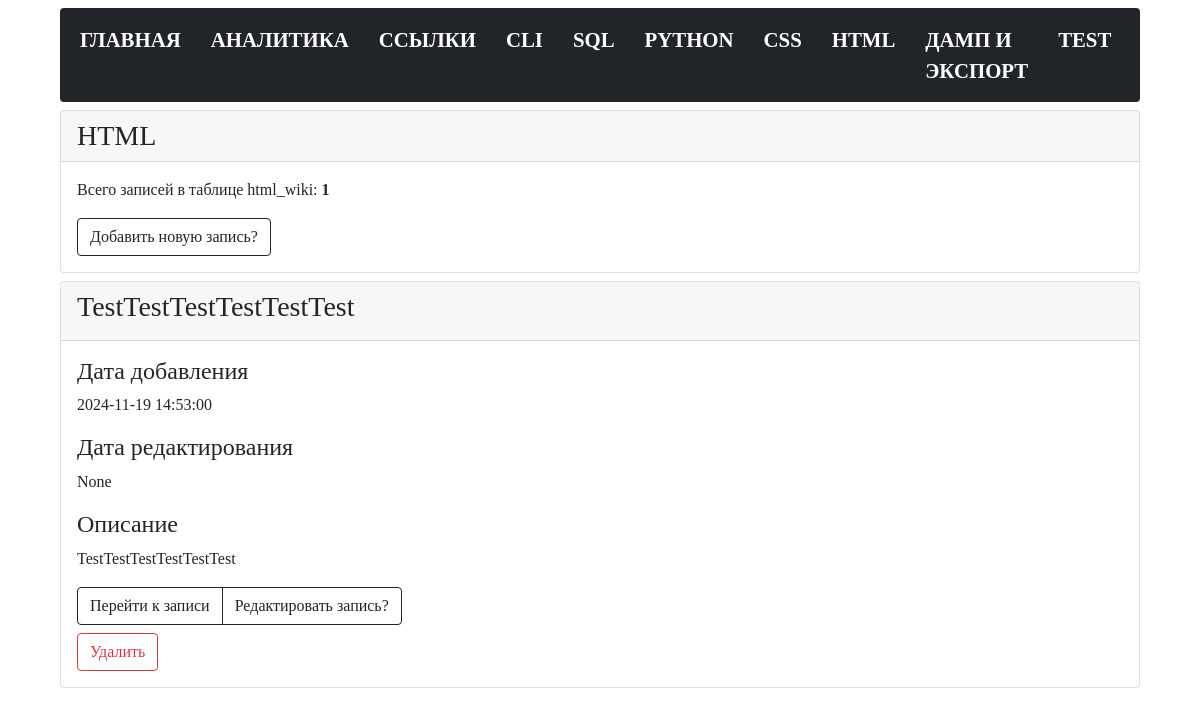
/html_wiki, run on an earlier commit of the app's database.
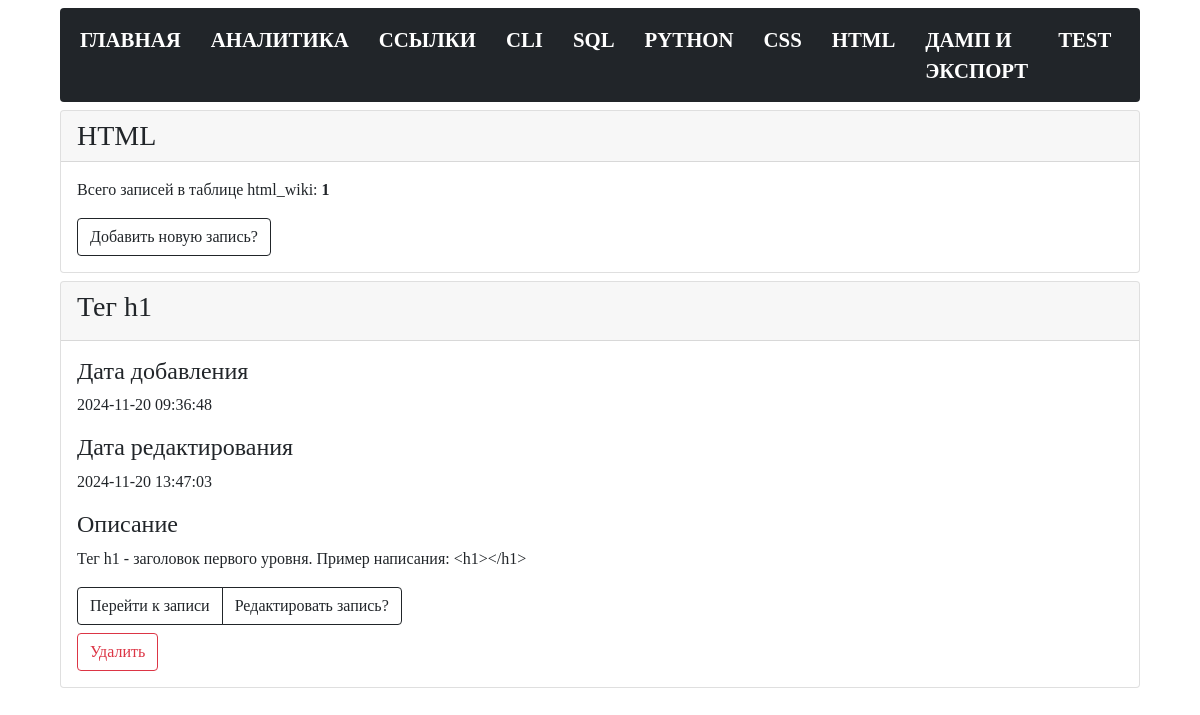
And on a later commit of the database.
### tables this page shows
CREATE TABLE "html_wiki" (
  html_wiki_id INTEGER PRIMARY KEY AUTOINCREMENT,
  html_wiki_name TEXT NOT NULL,
  html_wiki_description TEXT NOT NULL,
  html_wiki_date_add TIMESTAMP DEFAULT CURRENT_TIMESTAMP,
  html_wiki_date_edit TEXT
);

### modules/html_wiki/html_wiki.py (the view)
@bp.route("/html_wiki")
def html_wiki():
    conn = connect.get_db_connection()
    cur = conn.cursor()
    html_wiki_count = int(cur.execute("SELECT COUNT(*) FROM html_wiki").fetchone()[0])
    html_wiki_list = conn.execute("SELECT * FROM html_wiki ORDER BY 1 DESC").fetchall()
    conn.close()
    return render_template("html_wiki/html_wiki.html",
                           html_wiki_list=html_wiki_list,
                           html_wiki_count=html_wiki_count,
                           )

### modules/connect.py (called while the page is built)
def get_db_connection():
    db_path = os.path.join(BASE_DIR, '../database.db')
    conn = sqlite3.connect(db_path)
    conn.row_factory = sqlite3.Row
    return conn

### templates/html_wiki/html_wiki.html (shortened to what this page needs)
{% extends "base.html" %} {% block title %}HTML{% endblock %} {% block content %}
<div class="card mb-2">
  <div class="card-header h3">HTML</div>
  <div class="card-body">
    <p class="card-text">
      Всего записей в таблице html_wiki: <b>{{ html_wiki_count }}</b></p>
    <a href="{{ url_for('add_html_wiki.add_html_wiki') }}" class="btn btn-outline-dark">Добавить новую
      запись?</a>
  </div>
</div>
{% for html_wiki_list in html_wiki_list %}
<div class="card mb-2">
  <div class="card-header">
    <h3>{{ html_wiki_list['html_wiki_name'] }}</h3>
  </div>
  <div class="card-body">
    <h4>Дата добавления</h4>
    <p class="card-text">
      {{ html_wiki_list['html_wiki_date_add'] }}
    </p>
    <h4>Дата редактирования</h4>
    <p class="card-text">
      {{ html_wiki_list['html_wiki_date_edit'] }}
    </p>
    <h4>Описание</h4>
    <p class="card-text">
      {{ html_wiki_list['html_wiki_description'] }}
    </p>
    <div class="btn-group pb-2" role="group" aria-label="...">
      <a href="{{ url_for('view_html_wiki.view_html_wiki', html_wiki_id=html_wiki_list['html_wiki_id']) }}"
        class="btn btn-outline-dark">Перейти к записи</a>
      <a href="{{ url_for('edit_html_wiki.edit_html_wiki', html_wiki_id=html_wiki_list['html_wiki_id']) }}"
        class="btn btn-outline-dark">Редактировать запись?</a>
    </div>
          <form action="{{ url_for('delete_html_wiki.delete_html_wiki', html_wiki_id=html_wiki_list['html_wiki_id'])}}"
        method="POST">
        <input type="submit" class="btn btn-outline-danger " value="Удалить"
          onclick="return confirm('Вы точно уверены что хотите удалить запись?')" />
      </form>
    {% endfor %}
    {% endblock %}

### templates/base.html (shortened to what this page needs)
<!doctype html>
<html>
   <head>
      <link href="https://cdn.jsdelivr.net/npm/bootstrap@5.0.2/dist/css/bootstrap.min.css" rel="stylesheet">
      <link href="{{ url_for('static', filename='styles.css') }}" rel="stylesheet">
   </head>
   <body>
      {% include 'navbar.html' %}
         {% block content %}
         {% endblock %}
   </body>
</html>

### templates/navbar.html (shortened to what this page needs)
<nav class="navbar navbar-expand-lg navbar navbar-dark bg-dark">
  <div class="container-fluid">
    <div class="collapse navbar-collapse" id="navbarNav">
      <ul class="navbar-nav">
        <li class="nav-item">
          <a class="nav-link" href="{{ url_for('index.index') }}">Главная</a>
        </li>
        <li class="nav-item">
          <a class="nav-link" href="{{ url_for('analytics.analytics') }}">Аналитика</a>
        </li>
        <li class="nav-item">
          <a class="nav-link" href="{{ url_for('links_list_commands.links_list_commands') }}">Ссылки</a>
        </li>
        <li class="nav-item">
          <a class="nav-link" href="{{ url_for('bash_list_commands.bash_list_commands') }}">CLI</a>
        </li>
        <li class="nav-item">
          <a class="nav-link" href="{{ url_for('sql_list_commands.sql_list_commands') }}">SQL</a>
        </li>
        <li class="nav-item">
          <a class="nav-link" href="{{ url_for('python_list_commands.python_list_commands') }}">Python</a>
        </li>
        <li class="nav-item">
          <a class="nav-link" href="{{ url_for('css_wiki.css_wiki') }}">CSS</a>
        </li>
                <li class="nav-item">
          <a class="nav-link" href="{{ url_for('html_wiki.html_wiki') }}">HTML</a>
        </li>
         <li class="nav-item">
          <a class="nav-link" href="{{ url_for('dump_and_export.dump_and_export') }}">Дамп и экспорт</a>
        </li>
                <li class="nav-item">
          <a class="nav-link" href="{{ url_for('test_list.test_list') }}">Test</a>
        </li>
      </ul>
    </div>
  </div>
</nav>

### static/styles.css (style rules this page uses)
* { font-size: 1rem; font-family:consolas; }
body { width: 90%; margin: auto; }
a { color: black; text-decoration: none; }
.navbar-dark .navbar-nav .nav-link { text-transform: uppercase; color: white; margin-right: 14px; font-weight: 700; font-size: 1.3rem; }
.card { margin-top: 0.50rem; }
.bg-dark { background-color: #212529!important; border-radius: .25rem; margin-top: 0.50rem; }

What changed in the data, as far as the page shows it:
removed html_wiki: html_wiki_name "TestTestTestTestTestTest", html_wiki_date_add "2024-11-19 14:53:00", html_wiki_date_edit "None", html_wiki_description "TestTestTestTestTestTest"
added html_wiki: html_wiki_name "Тег h1", html_wiki_date_add "2024-11-20 09:36:48", html_wiki_date_edit "2024-11-20 13:47:03", html_wiki_description "Тег h1 - заголовок первого уровня. Пример написания: <h1></h1>"
